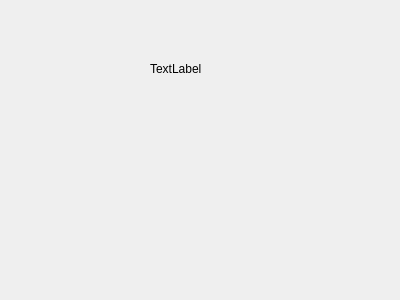
<?xml version="1.0" encoding="UTF-8"?>
<ui version="4.0">
 <class>TableSection</class>
 <widget class="QWidget" name="TableSection">
  <property name="geometry">
   <rect>
    <x>0</x>
    <y>0</y>
    <width>400</width>
    <height>300</height>
   </rect>
  </property>
  <property name="windowTitle">
   <string>Form</string>
  </property>
  <widget class="QLabel" name="label">
   <property name="geometry">
    <rect>
     <x>150</x>
     <y>60</y>
     <width>66</width>
     <height>18</height>
    </rect>
   </property>
   <property name="text">
    <string>TextLabel</string>
   </property>
  </widget>
 </widget>
 <resources/>
 <connections/>
</ui>
